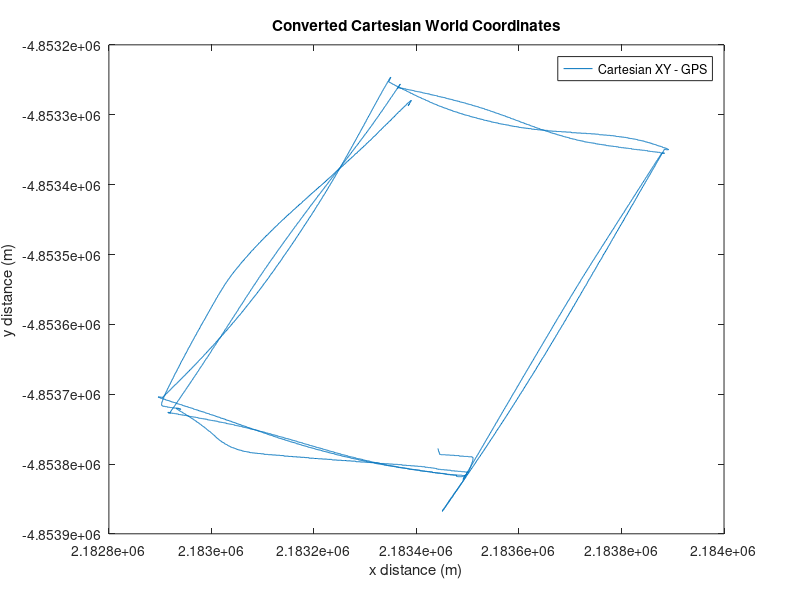
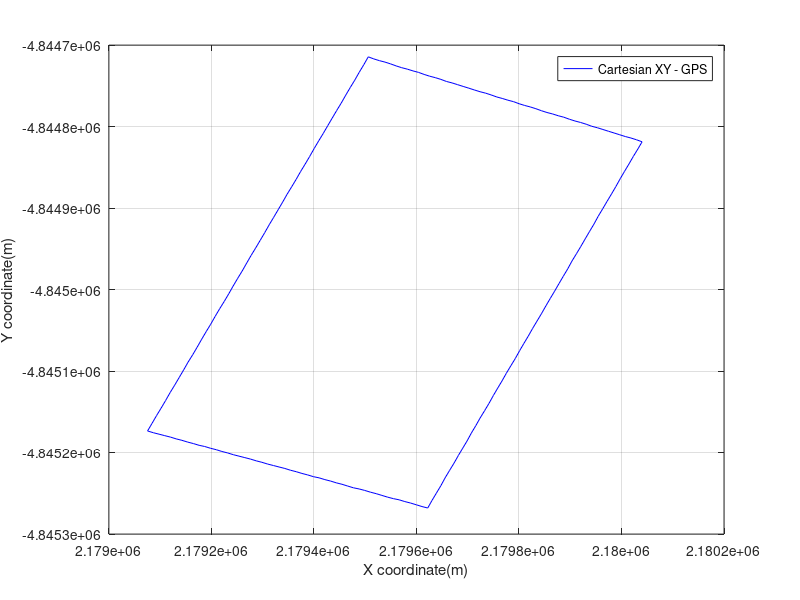
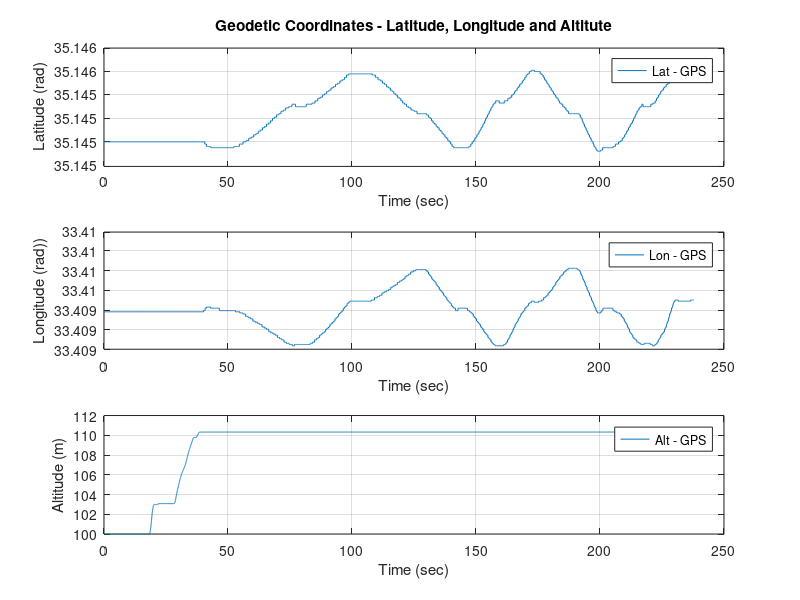
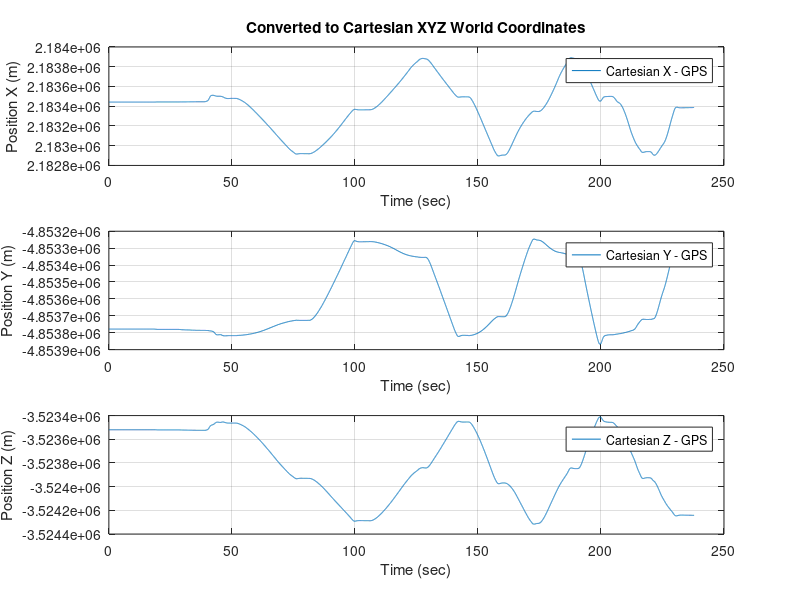

Recreate these plots in MATLAB, in order.
clc;clear all;close all
%% 
%Convert GPS latitude longitude altitude data to cartesian XYZ coordinates

% ==========================
% Import GPS data
% ==========================
load('latlongaltandreas.mat')

gps_position = [slashmatrice210v2slashgpsposition1(:,1) slashmatrice210v2slashgpsposition1(:,2) slashmatrice210v2slashgpsposition1(:,3)];
length(gps_position);

n = size(gps_position,1); % Number of Measurement
freq_gps = 50; % Frequency of gps sensor
sample_gps = 1/freq_gps; % Sample time of gps sensor i.e 0.02sec
t = sample_gps : sample_gps : n*sample_gps;

%%% LLA2ECEF - convert latitude, longitude, and altitude to
%            earth-centered, earth-fixed (ECEF) cartesian
% 
% USAGE:
% [x,y,z] = lla2ecef(lat,lon,alt)
% 
% x = ECEF X-coordinate (m)
% y = ECEF Y-coordinate (m)
% z = ECEF Z-coordinate (m)
% lat = geodetic latitude (radians)
% lon = longitude (radians)
% alt = height above WGS84 ellipsoid (m)

% function [x,y,z]=lla2ecef(lat,lon,alt)
% % WGS84 ellipsoid constants:
% a = 6378137;
% e = 8.1819190842622e-2;
% % intermediate calculation
% % (prime vertical radius of curvature)
% N = a ./ sqrt(1 - e^2 .* sin(lat).^2);
% % results:
% x = (N+alt) .* cos(lat) .* cos(lon);
% y = (N+alt) .* cos(lat) .* sin(lon);
% z = ((1-e^2) .* N + alt) .* sin(lat);
% return

a = 6378137;
e = 8.1819190842622e-2;
% intermediate calculation
% (prime vertical radius of curvature)
N = a ./ sqrt(1 - e^2 .* sin(gps_position(:,2)).^2);
% results:
x = (N+gps_position(:,3)) .* cos(gps_position(:,1)) .* cos(gps_position(:,2));
y = (N+gps_position(:,3)) .* cos(gps_position(:,1)) .* sin(gps_position(:,2));
z = ((1-e^2) .* N + gps_position(:,3)) .* sin(gps_position(:,1));

%save('xyzAndreas','x','y','z')

figure(1)
plot(x,y)
title('Converted Cartesian World Coordinates')
xlabel('x distance (m)')
ylabel('y distance (m)') 
legend('Cartesian XY - GPS')
%hold on

%Way point calculations using lat lon GPS coordinates
x1 = linspace(2.179621925259402e+06,2.179075575899777e+06,50);
y1 = linspace(-4.845267808250103e+06,-4.845173441494693e+06,50);

x2 = linspace(2.179075575899777e+06,2.179505926420107e+06,50);
y2 = linspace(-4.845173441494693e+06,-4.844714701934233e+06,50);

x3 = linspace(2.179505926420107e+06,2.180040161138976e+06,50);
y3 = linspace(-4.844714701934233e+06,-4.844818365425290e+06,50);

x4 = linspace(2.180040161138976e+06,2.179621925259402e+06,50);
y4 = linspace(-4.844818365425290e+06,-4.845267808250103e+06,50);

%Waypoints corners ECEF converted as ground truth
figure(2)
plot(x1, y1,'b'); hold on; grid on;
xlabel('X coordinate(m)');ylabel('Y coordinate(m)');
plot(x2, y2, 'b'); hold on; grid on;
plot(x3, y3, 'b'); hold on; grid on;
plot(x4, y4, 'b'); hold off; grid on;
legend('Cartesian XY - GPS')


%GPS Position
figure(3)
subplot(3,1,1)
plot(t,gps_position(:,1));xlabel('Time (sec)');ylabel('Latitude (rad)');grid on
title('Geodetic Coordinates - Latitude, Longitude and Altitute')
legend('Lat - GPS')
subplot(3,1,2)
plot(t,gps_position(:,2));xlabel('Time (sec)');ylabel('Longitude (rad))');grid on
legend('Lon - GPS')
subplot(3,1,3)
plot(t,gps_position(:,3));xlabel('Time (sec)');ylabel('Altitude (m)');grid on
legend('Alt - GPS')

figure(4)
subplot(3,1,1)
plot(t,x);xlabel('Time (sec)');ylabel('Position X (m)');grid on
title('Converted to Cartesian XYZ World Coordinates')
legend('Cartesian X - GPS')
subplot(3,1,2)
plot(t,y);xlabel('Time (sec)');ylabel('Position Y (m)');grid on
legend('Cartesian Y - GPS')
subplot(3,1,3)
plot(t,z);xlabel('Time (sec)');ylabel('Position Z (m)');grid on
legend('Cartesian Z - GPS')

figure(5)
plot3(x,y,z,'r','linewidth',1.25)
title('Converted to Cartesian XYZ World Coordinates')
xlabel('X(m)');ylabel('Y(m)');zlabel('Z(m)')
legend('Cartesian XYZ - GPS')
grid on;

